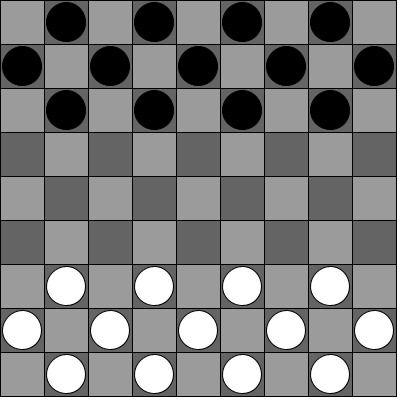
Frame 1 (no input)
Frame 60 (the mouse pressed at the canvas centre just before this capture): identical to frame 1, image omitted
Frame 120 (the mouse held since frame 60 and released just before this capture): identical to frame 1, image omitted

The Processing sketch that drew this single still picture (run headless with seeded random() and noise(); from frame 60 on, the mouse is pressed at the canvas centre):

// Processing sketch: main
// ── main.pde

Board _board;
Team _black;
Team _white;

void setup(){
  size(400, 400);
  
  _board = new Board(9, 9);
  
  _black = new Team(NodeType.BLACK, _board, 13);
  _black.setupPieces(NodeType.BLACK);
  
  _white = new Team(NodeType.WHITE, _board, 13);
  _white.setupPieces(NodeType.BLACK);
  
  _board.addTeams(_black, _white);
  
  TurnManager.getInstance().init(_black, _white);
}

void draw(){
  background(255);
  _board.show();
  
  _black.show();
  _white.show();
}

void mousePressed(){
  _black.OnClick();
  _white.OnClick();
  
  _board.OnClick();
}
// ── TurnManager.pde
public static class TurnManager{
  static TurnManager _instance;
  
  Team _black;
  Team _white;
  
  private TurnManager(){
  }
  
  static TurnManager getInstance(){
    if(_instance == null)
      _instance = new TurnManager();
    return _instance;
  }
  
  void init(Team _black, Team _white){
    this._black = _black;
    this._white = _white;
    
    _black.active = true;
  }
  
  void nextTurn(){
    _black.active = !_black.active;
    _white.active = !_white.active;
  }
  
}
// ── board.pde
public class Board{

  int sizeX;
  int sizeY;
  
  Node[][] _nodes;
  
  Team _black;
  Team _white;
  
  public Board(int _sizeX, int _sizeY){
    this.sizeX = _sizeX;
    this.sizeY = _sizeY; 
    
    
    this.createGrid();
  }
  
  void addTeams(Team _black, Team _white){
    this._black = _black;
    this._white = _white;
  }
  
  Boolean inGrid(int _x, int _y){
    return _x >= 0 && _x < sizeX && _y >= 0 && _y < sizeY;
  }
  
  Boolean isEmpty(int _x, int _y){
    return inGrid(_x, _y) && !_black.containsPiece(_x,_y) && !_white.containsPiece(_x,_y);
  }
  
  Node getNode(int _x, int _y){
    if(inGrid(_x, _y)){
      return _nodes[_x][_y];
    }
    return null;
  }
  
  void activateNode(Piece _piece, int _x, int _y, int _nextX, int _nextY, Boolean _canOnlySlayBackwards){
    if(inGrid(_x, _y)){
      if(_piece.type == NodeType.BLACK){
        if(_black.containsPiece(_x,_y))
          return;
        
        if(_white.containsPiece(_x,_y) && isEmpty(_nextX, _nextY)){
          Node n = getNode(_nextX, _nextY);
          n.highlight = true;
          n.movePiece = _piece;
          n.destroyPiece = _white.getPiece(_x,_y);
          
        }else if(!_canOnlySlayBackwards && !_white.containsPiece(_x,_y)){
          Node n = getNode(_x, _y);
          n.highlight = true;
          n.movePiece = _piece;
        }
        
      }else{
        if(_white.containsPiece(_x,_y))
          return;
        
        if(_black.containsPiece(_x,_y) && isEmpty(_nextX, _nextY)){
          Node n = getNode(_nextX, _nextY);
          n.highlight = true;
          n.movePiece = _piece;
          n.destroyPiece = _black.getPiece(_x,_y);
          
        }else if(!_canOnlySlayBackwards && !_black.containsPiece(_x,_y)){
          Node n = getNode(_x, _y);
          n.highlight = true;
          n.movePiece = _piece;
        }
      }
    }
  }
  
  void activateKingNode(Piece _piece, int _x, int _y){
    Team badTeam = _piece.type == NodeType.BLACK ? _black : _white;
    Team goodTeam = _piece.type == NodeType.BLACK ? _white : _black;
    Boolean slayedPiece = false;
    Piece badPeace = null;
    
    // bottom-left
    for(int i = 1; i < 10; i++){
      if(inGrid(_x, _y)){
        
        if(badTeam.containsPiece(_x + i, _y + i)){
          
          if(inGrid(_x + i + 1, _y + i + 1) && isEmpty(_x + i + 1, _y + i + 1) && !slayedPiece){ // on found bad peace
            slayedPiece = true;
            badPeace = badTeam.getPiece(_x + i, _y + i);
          }else if(inGrid(_x + i + 1, _y + i + 1) && isEmpty(_x + i + 1, _y + i + 1) && slayedPiece){ // on found bad peace number two
            Node n = getNode(_x + i + 1, _y + i + 1);
            n.highlight = true;
            n.movePiece = _piece;
            n.destroyPiece = _black.getPiece(_x,_y);
          }else{ // on not in grid or not 
            break; // exit loop
          }
          
        }
        
        if(isEmpty(_x + i, _y + i)){
          
        }
          
          
        
        
      }
    }
  }
  
  void resetNode(){
    for(int i = 0; i < sizeY; i++){
      for(int j = 0; j < sizeX; j++){
        _nodes[i][j].highlight = false;
        _nodes[i][j].movePiece = null;
        _nodes[i][j].destroyPiece = null;
      }
    }
  }
  
  void createGrid(){
    _nodes = new Node[sizeY][];
    
    Node[] _tempNodes;
    NodeType _tempType = NodeType.WHITE;
    
    int nodeHeight = height / sizeY;
    int nodeWidth = width / sizeX;
    
    for(int i = 0; i < sizeY; i++){
      _tempNodes = new Node[sizeX];
      for(int j = 0; j < sizeX; j++){
        _tempNodes[j] = new Node(_tempType, i, j, nodeWidth, nodeHeight);
        _tempType = _tempType == NodeType.WHITE ? NodeType.BLACK : NodeType.WHITE;
      }
      _nodes[i] = _tempNodes;
    }
  }
  
  void show(){
    for(int i = 0; i < sizeX; i++){
      for(int j = 0; j < sizeY; j++){
        _nodes[i][j].show();
      }
    }
  }
  
  void OnClick(){
    for(int i = 0; i < sizeX; i++){
      for(int j = 0; j < sizeY; j++){
        _nodes[i][j].OnClick();
      }
    }
  }
  
}
// ── move.pde
public class Move{

  Piece movePiece;
  Piece[] destroyPieces;
  
  public Move(Piece movePiece, Piece[] destroyPieces){
    this.movePiece = movePiece;
    this.destroyPieces = destroyPieces;
  }
  
  //public static Move combine(Move _a, Move _b){
  //  _a.destroyPieces = (Piece[])concat(_b.destroyPieces, _a.destroyPieces);
  //  return _a;
  //}
  
}
// ── node.pde

public enum NodeType{
  WHITE,
  BLACK
}

public class Node{
  
  Boolean highlight;
  Piece movePiece;
  Piece destroyPiece;
  
  NodeType type;
  int _sizeWidth;
  int _sizeHeight;
  
  int gridX;
  int gridY;
  
  public Node(NodeType _type, int _gridX, int _gridY, int _sizeWidth, int _sizeHeight){
    this.type = _type;
    
    this.gridX = _gridX;
    this.gridY = _gridY;
    
    this._sizeWidth = _sizeWidth;
    this._sizeHeight = _sizeHeight;
    
    highlight = false;
  }
  
  void show(){
    if(type == NodeType.BLACK){
      fill(100); // color black
    }else{
      fill(155); // color white
    }
    
    if(highlight){
      fill(0, 200, 0);
    }
    
    stroke(0);
    
    int x = gridX * _sizeWidth;
    int y = gridY * _sizeHeight;
    
    rect(x, y, _sizeWidth, _sizeHeight);
  }
  
  void OnClick(){
    if(movePiece == null)
      return;
      
    int x = gridX * _sizeWidth;
    int y = gridY * _sizeHeight;
    
    if(mouseX >= x && mouseX <= (x + _sizeWidth) && mouseY >= y && mouseY <= (y + _sizeHeight)){ //<>// //<>// //<>// //<>// //<>//
      if(destroyPiece == null)
        TurnManager.getInstance().nextTurn();
      else
        destroyPiece.destroy = true;
        
      movePiece.Move(this);
    }
  }
  
}
// ── piece.pde
public class Piece{
  
  Boolean destroy;
  Boolean isKing;
  
  NodeType type;
  int _sizeWidth;
  int _sizeHeight;
  
  ArrayList<Move> possibleMoves;
  
  int gridX;
  int gridY;
  
  public Piece(NodeType _type, int _gridX, int _gridY, int _sizeWidth, int _sizeHeight){
    this.type = _type;
    
    this.gridX = _gridX;
    this.gridY = _gridY;
    
    this._sizeWidth = _sizeWidth;
    this._sizeHeight = _sizeHeight;
    
    destroy = false;
    isKing = false;
  }
  
  void showMoves(Board _board){
    _board.resetNode();
    
    if(isKing){
      for(int i = 1; i < 12; i++){
        _board.activateNode(this, gridX + i, gridY + i, gridX + (i+1), gridY + (i+1), false);
        _board.activateNode(this, gridX - i, gridY + i, gridX - (i+1), gridY + (i+1), false);
        
        _board.activateNode(this, gridX + i, gridY - i, gridX + (i+1), gridY - (i+1), false);
        _board.activateNode(this, gridX - i, gridY - i, gridX - (i+1), gridY - (i+1), false);
      }
    }else if(type == NodeType.BLACK){
      _board.activateNode(this, gridX + 1, gridY + 1, gridX + 2, gridY + 2, false);
      _board.activateNode(this, gridX - 1, gridY + 1, gridX - 2, gridY + 2, false);
      
      // backwards
      _board.activateNode(this, gridX + 1, gridY - 1, gridX + 2, gridY - 2, true);
      _board.activateNode(this, gridX - 1, gridY - 1, gridX - 2, gridY - 2, true);
    }else{
      _board.activateNode(this, gridX + 1, gridY - 1, gridX + 2, gridY - 2, false);
      _board.activateNode(this, gridX - 1, gridY - 1, gridX - 2, gridY - 2, false);
      
      // backwards
      _board.activateNode(this, gridX + 1, gridY + 1, gridX + 2, gridY + 2, true);
      _board.activateNode(this, gridX - 1, gridY + 1, gridX - 2, gridY + 2, true);
    }
  }
  
  void Move(Node _node){
    print("Dank");
    gridX = _node.gridX;
    gridY = _node.gridY;
    
    if(_node.gridY == _board.sizeY && type == NodeType.BLACK || _node.gridY == 0 && type == NodeType.WHITE){
      this.isKing = true;
    }
    _board.resetNode();
  }
  
  void show(){
    if(destroy)
      return;
    
    if(type == NodeType.BLACK){
      fill(0); // color black
    }else{
      fill(255); // color white
    }
    
    if(isKing){
      stroke(255, 0, 0);
    }
    
    int x = gridX * _sizeWidth + _sizeWidth / 2;
    int y = gridY * _sizeHeight + _sizeHeight / 2;
    
    ellipse(x, y, _sizeWidth - 5, _sizeHeight - 5);
  }
  
  void OnClick(Board _board){
    if(destroy)
      return;
    
    int x = gridX * _sizeWidth + _sizeWidth / 2;
    int y = gridY * _sizeHeight + _sizeHeight / 2;
    if(PVector.dist(new PVector(mouseX, mouseY),new PVector(x, y)) < _sizeWidth - 5){
      showMoves(_board);
    }
  }
}
// ── team.pde
public class Team{

  NodeType _type;
  Board _board;
  ArrayList<Piece> _pieces; 
  int _amount;
  Boolean active;
  
  public Team(NodeType _type, Board _board, int _amount){
    this._type = _type;
    this._board = _board;
    this._amount = _amount;
    
    active = false;
  }
  
  Boolean containsPiece(int _x, int _y){
    for(int i = 0; i < _pieces.size(); i++){
      Piece piece = _pieces.get(i);
      if(piece.gridX == _x && piece.gridY == _y){
        return true;
      }
    }
    return false;
  }
  
  Piece getPiece(int _x, int _y){
    for(int i = 0; i < _pieces.size(); i++){
      Piece piece = _pieces.get(i);
      if(piece.gridX == _x && piece.gridY == _y){
        return piece;
      }
    }
    return null;
  }
  
  void setupPieces(NodeType _nodeType){
    _pieces = new ArrayList<Piece>();
    Node[][] _nodes = _board._nodes; // cash nodes
    
    int x;
    int y;
    
    // 5 is the offset (so peice is not as big as a node)
    int pieceWidth = width / _board.sizeX;
    int pieceHeight = height / _board.sizeY;
    
    if(_type == NodeType.BLACK){
      // spawn piece's in top side
      x = 0;
      y = 0;
      
      while(_pieces.size() != _amount){
        if(_nodes[y][x].type == _nodeType){
          _pieces.add(new Piece(_type, x, y, pieceWidth, pieceHeight));
        }
        
        if(x + 1 >= _board.sizeX){
          x = 0;
          y++;
        }else{
          x++;
        }
      }
      
    }else{
      // spawn piece's in bottom side
      x = 0;
      y = _board.sizeY - 1;
      
      while(_pieces.size() != _amount){
        if(_nodes[y][x].type == _nodeType){
          _pieces.add(new Piece(_type, x, y, pieceWidth, pieceHeight));
        }
        
        if(x + 1 >= _board.sizeX){
          x = 0;
          y--;
        }else{
          x++;
        }
      }
    }
  }
  
  void show(){
    for(int i = 0; i < _pieces.size(); i++){
      Piece p = _pieces.get(i);
      p.show();
    }
  }
  
  void OnClick(){
    if(!active)
      return;
      
    for(int i = 0; i < _pieces.size(); i++){
      Piece p = _pieces.get(i);
      p.OnClick(_board);
    }
  }
  
}
